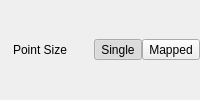
               <widget class="QWidget" name="point_size_header" native="true">
                <layout class="QHBoxLayout" name="layout_point_size_mode_buttons">
                 <property name="spacing">
                  <number>0</number>
                 </property>
                 <property name="leftMargin">
                  <number>0</number>
                 </property>
                 <property name="topMargin">
                  <number>0</number>
                 </property>
                 <property name="rightMargin">
                  <number>0</number>
                 </property>
                 <property name="bottomMargin">
                  <number>0</number>
                 </property>
                 <item>
                  <widget class="QWidget" name="group_icon_size" native="true">
                   <property name="sizePolicy">
                    <sizepolicy hsizetype="Expanding" vsizetype="Preferred">
                     <horstretch>0</horstretch>
                     <verstretch>0</verstretch>
                    </sizepolicy>
                   </property>
                   <layout class="QHBoxLayout" name="horizontalLayout">
                    <property name="spacing">
                     <number>6</number>
                    </property>
                    <property name="leftMargin">
                     <number>0</number>
                    </property>
                    <property name="topMargin">
                     <number>0</number>
                    </property>
                    <property name="rightMargin">
                     <number>0</number>
                    </property>
                    <property name="bottomMargin">
                     <number>0</number>
                    </property>
                    <item>
                     <widget class="QLabel" name="label_point_size_icon">
                      <property name="sizePolicy">
                       <sizepolicy hsizetype="Fixed" vsizetype="Preferred">
                        <horstretch>0</horstretch>
                        <verstretch>0</verstretch>
                       </sizepolicy>
                      </property>
                      <property name="toolTip">
                       <string>point size</string>
                      </property>
                      <property name="text">
                       <string/>
                      </property>
                      <property name="pixmap">
                       <pixmap>../../shared/icons/material/point_size.svg</pixmap>
                      </property>
                      <property name="iconName" stdset="0">
                       <string>point_size</string>
                      </property>
                      <property name="iconSize" stdset="0">
                       <number>20</number>
                      </property>
                     </widget>
                    </item>
                    <item>
                     <widget class="QLabel" name="label">
                      <property name="text">
                       <string>Point Size</string>
                      </property>
                     </widget>
                    </item>
                    <item>
                     <widget class="QWidget" name="widget" native="true">
                      <property name="sizePolicy">
                       <sizepolicy hsizetype="Fixed" vsizetype="Preferred">
                        <horstretch>0</horstretch>
                        <verstretch>0</verstretch>
                       </sizepolicy>
                      </property>
                      <layout class="QHBoxLayout" name="horizontalLayout_2">
                       <property name="spacing">
                        <number>0</number>
                       </property>
                       <property name="leftMargin">
                        <number>0</number>
                       </property>
                       <property name="topMargin">
                        <number>0</number>
                       </property>
                       <property name="rightMargin">
                        <number>0</number>
                       </property>
                       <property name="bottomMargin">
                        <number>0</number>
                       </property>
                       <item>
                        <widget class="QToolButton" name="button_point_size_uniform">
                         <property name="toolTip">
                          <string>Use one point size</string>
                         </property>
                         <property name="sizePolicy">
                          <sizepolicy hsizetype="Fixed" vsizetype="Fixed">
                           <horstretch>0</horstretch>
                           <verstretch>0</verstretch>
                          </sizepolicy>
                         </property>
                         <property name="text">
                          <string>Single</string>
                         </property>
                         <property name="checkable">
                          <bool>true</bool>
                         </property>
                         <property name="checked">
                          <bool>true</bool>
                         </property>
                        </widget>
                       </item>
                       <item>
                        <widget class="QToolButton" name="button_point_size_mapped">
                         <property name="toolTip">
                          <string>Size points by metadata</string>
                         </property>
                         <property name="sizePolicy">
                          <sizepolicy hsizetype="Fixed" vsizetype="Fixed">
                           <horstretch>0</horstretch>
                           <verstretch>0</verstretch>
                          </sizepolicy>
                         </property>
                         <property name="text">
                          <string>Mapped</string>
                         </property>
                         <property name="checkable">
                          <bool>true</bool>
                         </property>
                        </widget>
                       </item>
                      </layout>
                     </widget>
                    </item>
                   </layout>
                  </widget>
                 </item>
                </layout>
               </widget>
